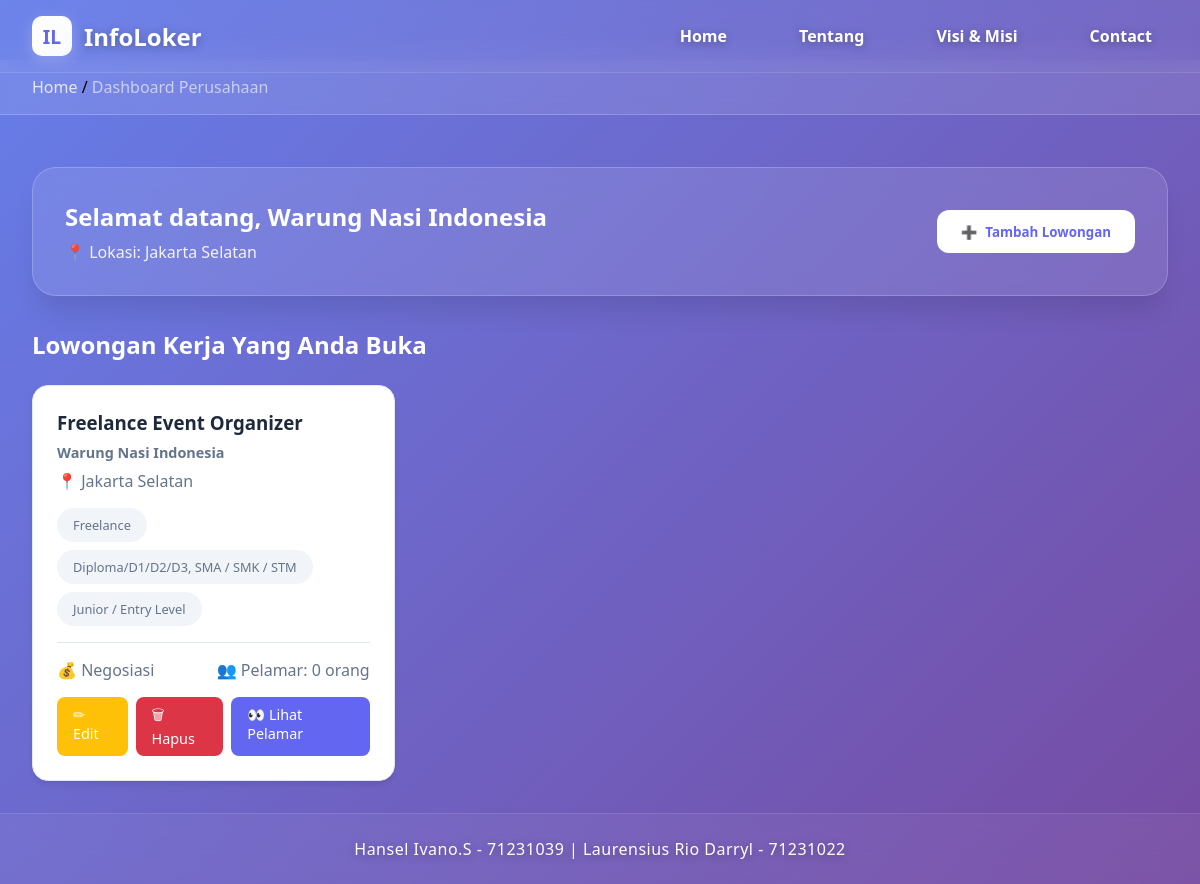
The app's page /Dashboard/dashboard_perusahaan.php (signed in) with its own data.
### tables this page shows
CREATE TABLE `perusahaan` (
  `id` int(11) NOT NULL,
  `user_id` int(11) DEFAULT NULL,
  `nama_perusahaan` varchar(100) DEFAULT NULL,
  `lokasi` varchar(100) DEFAULT NULL,
  `logo` varchar(255) DEFAULT NULL
);

CREATE TABLE `lowongan` (
  `id` int(11) NOT NULL,
  `perusahaan_id` int(11) DEFAULT NULL,
  `judul` varchar(100) DEFAULT NULL,
  `lokasi` varchar(100) DEFAULT NULL,
  `jenis_pekerjaan` varchar(50) DEFAULT NULL,
  `level_pekerjaan` varchar(50) DEFAULT NULL,
  `pendidikan` varchar(100) DEFAULT NULL,
  `gaji` varchar(50) DEFAULT NULL,
  `deskripsi` text DEFAULT NULL,
  `keahlian` text DEFAULT NULL,
  `kualifikasi` text DEFAULT NULL,
  `tanggal_posting` date DEFAULT NULL
);

### Dashboard/dashboard_perusahaan.php (the view, shortened to what this page needs)
<?php
require '../koneksi.php';
$userId = $_SESSION['id'];
$getPerusahaan = mysqli_query($conn, "SELECT * FROM perusahaan WHERE user_id = $userId");
$perusahaan = mysqli_fetch_assoc($getPerusahaan);
$perusahaanId = $perusahaan['id'];
$lowongan = mysqli_query($conn, "
    SELECT l.*,
           (SELECT COUNT(*) FROM lamaran WHERE lamaran.lowongan_id = l.id) AS jumlah_pelamar
    FROM lowongan l
    WHERE perusahaan_id = $perusahaanId
    ORDER BY l.tanggal_posting DESC
");
?>
<!DOCTYPE html>
<html lang="id">
<head>
    <link rel="stylesheet" href="utama_perusahaan.css">
</head>
<body>
<div class="dashboard-container">
    <?php include '../partials/header.php'; ?>
    <nav class="breadcrumb">
        <div class="breadcrumb-content">
            <a href="../Dashboard/dashboard_perusahaan.php">Home</a> / <span>Dashboard Perusahaan</span>
        </div>
    </nav>
    <div class="main-content">
        <section id="search" class="welcome-section">
            <div class="welcome-header">
                <h2>Selamat datang, <?= htmlspecialchars($perusahaan['nama_perusahaan']) ?></h2>
                <p>📍 Lokasi: <?= $perusahaan['lokasi'] ?></p>
            </div>
            <button class="action-button" onclick="window.location.href='../Perusahaan/tambah_lowongan.php'">
                <span class="button-icon">➕</span> Tambah Lowongan
            </button>
        </section>
        <h1 class="section-title">Lowongan Kerja Yang Anda Buka</h1>
        <section id="job-listings">
            <div class="job-container">
                <?php while ($row = mysqli_fetch_assoc($lowongan)): ?>
                    <div class="job-card">
                        <div class="job-header">
                            <h3><?= htmlspecialchars($row['judul']) ?></h3>
                            <h2><?= htmlspecialchars($perusahaan['nama_perusahaan']) ?></h2>
                            <p class="location">📍 <?= htmlspecialchars($row['lokasi']) ?></p>
                        </div>
                        <div class="job-tags">
                            <span class="tag"><?= $row['jenis_pekerjaan'] ?></span>
                            <span class="tag"><?= $row['pendidikan'] ?></span>
                            <span class="tag"><?= $row['level_pekerjaan'] ?></span>
                        </div>
                        <div class="job-info">
                            <p class="salary">💰 <?= $row['gaji'] ?></p>
                            <p class="applicants">👥 Pelamar: <?= $row['jumlah_pelamar'] ?> orang</p>
                        </div>
                        <div class="action-buttons">
                            <a href="../Perusahaan/edit_lowongan.php?id=<?= $row['id'] ?>" class="btn edit">✏ Edit</a>
                            <a href="hapus_lowongan.php?id=<?= $row['id'] ?>" class="btn delete" onclick="return confirm('Yakin ingin menghapus lowongan ini?')">🗑 Hapus</a>
                            <a href="../pages/lihat_pelamar.php?id=<?= $row['id'] ?>" class="btn view">👀 Lihat Pelamar</a>
                        </div>
                    </div>
                <?php endwhile; ?>
            </div>
        </section>
    </div>
    <?php include '../partials/footer.php'; ?>
</div>
</body>
</html>

### partials/header.php (shortened to what this page needs)
<header>
        <div class="header-content">
            <div class="logo-section">
                <div class="logo">IL</div>
                <div class="logo-text">InfoLoker</div>
            </div>
            <nav class="nav-links">
                <a href="#home">Home</a>
                <a href="#about">Tentang</a>
                <a href="#vision">Visi & Misi</a>
                <a href="#contact">Contact</a>
            </nav>
        </div>
    </header>

### partials/footer.php (shortened to what this page needs)
<footer>
    <p>Hansel Ivano.S - 71231039 | Laurensius Rio Darryl - 71231022</p>
</footer>

### Dashboard/utama_perusahaan.css (style rules this page uses)
:root { --primary-color: #6366f1; --primary-hover: #5856eb; --secondary-color: #f1f5f9; --text-primary: #1e293b; --text-secondary: #64748b; --border-color: #e2e8f0; --white: #ffffff; --shadow: 0 4px 6px -1px rgba(0, 0, 0, 0.1); --shadow-lg: 0 20px 25px -5px rgba(0, 0, 0, 0.1); }
* { margin: 0; padding: 0; box-sizing: border-box; font-family: 'Segoe UI', Tahoma, Geneva, Verdana, sans-serif; }
body { font-family: 'Inter', sans-serif; margin: 0; padding: 0; min-height: 100vh; }
.dashboard-container { min-height: 100vh; display: flex; flex-direction: column; background: linear-gradient(135deg, #667eea 0%, #764ba2 100%); margin: 0; padding: 0; }
.breadcrumb { background: rgba(255, 255, 255, 0.1); backdrop-filter: blur(10px); border-bottom: 1px solid rgba(255, 255, 255, 0.2); margin-top: 60px; }
.breadcrumb-content { max-width: 1200px; margin: 0 auto; padding: 1rem 2rem; }
.breadcrumb a { color: var(--white); text-decoration: none; opacity: 0.8; transition: opacity 0.3s ease; }
.breadcrumb span { color: var(--white); opacity: 0.6; }
.main-content { flex: 1; padding: 2rem; max-width: 1200px; margin: 0 auto; width: 100%; margin-top: 20px; }
.welcome-section { background: rgba(255, 255, 255, 0.1); backdrop-filter: blur(10px); border-radius: 24px; padding: 2rem; margin-bottom: 2rem; box-shadow: var(--shadow-lg); display: flex; justify-content: space-between; align-items: center; color: var(--white); border: 1px solid rgba(255, 255, 255, 0.2); }
.welcome-header h2 { margin-bottom: 0.5rem; }
.welcome-header p { opacity: 0.9; }
.action-button { background-color: var(--white); color: var(--primary-color); border: none; padding: 0.8rem 1.5rem; border-radius: 12px; cursor: pointer; display: flex; align-items: center; gap: 0.5rem; transition: all 0.3s ease; font-weight: 600; }
.section-title { color: var(--white); margin-bottom: 1.5rem; font-size: 1.5rem; }
.job-container { display: grid; grid-template-columns: repeat(auto-fill, minmax(300px, 1fr)); gap: 1.5rem; }
.job-card { background: var(--white); border-radius: 16px; padding: 1.5rem; box-shadow: var(--shadow); transition: all 0.3s ease; border: 1px solid var(--border-color); }
.job-header h3 { color: var(--text-primary); margin-bottom: 0.5rem; }
.job-header h2 { color: var(--text-secondary); font-size: 0.9rem; margin-bottom: 0.5rem; }
.location { color: var(--text-secondary); margin-bottom: 1rem; }
.job-tags { display: flex; flex-wrap: wrap; gap: 0.5rem; margin: 1rem 0; }
.tag { background: var(--secondary-color); padding: 0.5rem 1rem; border-radius: 20px; font-size: 0.8rem; color: var(--text-secondary); }
.job-info { display: flex; justify-content: space-between; margin: 1rem 0; color: var(--text-secondary); padding-top: 1rem; border-top: 1px solid var(--border-color); }
.action-buttons { display: flex; gap: 0.5rem; margin-top: 1rem; }
.btn { padding: 0.5rem 1rem; border-radius: 8px; text-decoration: none; color: var(--white); font-size: 0.9rem; transition: all 0.3s ease; }
.edit { background-color: #ffc107; }
.delete { background-color: #dc3545; }
.view { background-color: var(--primary-color); }

### partials/footer.php (style rules this page uses)
footer { background: rgba(255, 255, 255, 0.05); backdrop-filter: blur(15px); padding: 1.5rem; text-align: center; color: #ffffff; border-top: 1px solid rgba(255, 255, 255, 0.1); transition: all 0.3s ease; font-weight: 500; text-shadow: 0 2px 8px rgba(0, 0, 0, 0.3); }
footer p { transition: all 0.3s ease; letter-spacing: 0.5px; }

### records on screen
perusahaan: nama_perusahaan "Warung Nasi Indonesia", lokasi "Jakarta Selatan"
lowongan: judul "Freelance Event Organizer", perusahaan.nama_perusahaan "Warung Nasi Indonesia", lokasi "Jakarta Selatan", jenis_pekerjaan "Freelance", pendidikan "Diploma/D1/D2/D3, SMA / SMK / STM", level_pekerjaan "Junior / Entry Level", gaji "Negosiasi", jumlah_pelamar "0"
